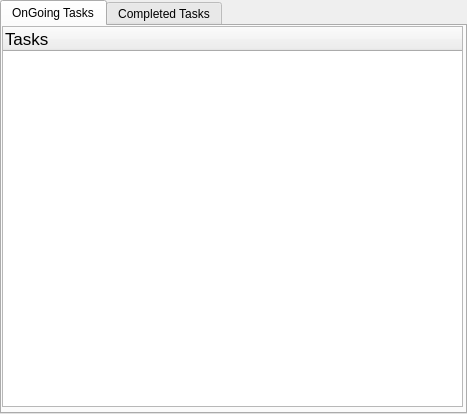
<?xml version="1.0" encoding="UTF-8"?>
<ui version="4.0">
 <class>tasks_TabWidget</class>
 <widget class="QTabWidget" name="tasks_TabWidget">
  <property name="windowModality">
   <enum>Qt::WindowModal</enum>
  </property>
  <property name="geometry">
   <rect>
    <x>0</x>
    <y>0</y>
    <width>467</width>
    <height>414</height>
   </rect>
  </property>
  <property name="acceptDrops">
   <bool>false</bool>
  </property>
  <property name="windowTitle">
   <string>Archives</string>
  </property>
  <property name="currentIndex">
   <number>0</number>
  </property>
  <property name="movable">
   <bool>true</bool>
  </property>
  <widget class="QWidget" name="ongoing_tab">
   <attribute name="title">
    <string>OnGoing Tasks</string>
   </attribute>
   <widget class="QTreeWidget" name="ongoing_treeWidget">
    <property name="geometry">
     <rect>
      <x>0</x>
      <y>0</y>
      <width>461</width>
      <height>381</height>
     </rect>
    </property>
    <property name="font">
     <font>
      <pointsize>13</pointsize>
     </font>
    </property>
    <column>
     <property name="text">
      <string>Tasks</string>
     </property>
    </column>
   </widget>
  </widget>
  <widget class="QWidget" name="completed_tab">
   <attribute name="title">
    <string>Completed Tasks</string>
   </attribute>
   <widget class="QTreeWidget" name="completed_treeWidget">
    <property name="geometry">
     <rect>
      <x>0</x>
      <y>0</y>
      <width>461</width>
      <height>381</height>
     </rect>
    </property>
    <property name="font">
     <font>
      <pointsize>13</pointsize>
     </font>
    </property>
    <column>
     <property name="text">
      <string>Tasks</string>
     </property>
    </column>
   </widget>
  </widget>
 </widget>
 <resources/>
 <connections/>
</ui>
